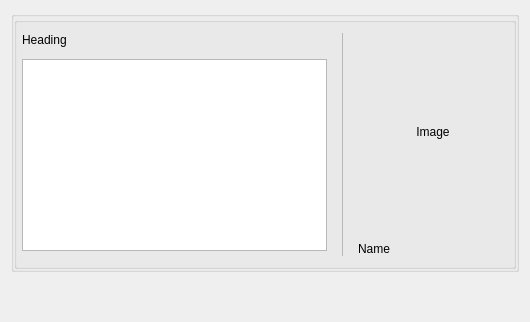
<?xml version="1.0" encoding="UTF-8"?>
<ui version="4.0">
 <class>C_NagToolTipWithImage</class>
 <widget class="QWidget" name="C_NagToolTipWithImage">
  <property name="geometry">
   <rect>
    <x>0</x>
    <y>0</y>
    <width>530</width>
    <height>322</height>
   </rect>
  </property>
  <property name="windowTitle">
   <string>C_NagToolTipWithImage</string>
  </property>
  <layout class="QVBoxLayout" name="verticalLayout">
   <item>
    <layout class="QHBoxLayout" name="horizontalLayout">
     <property name="spacing">
      <number>0</number>
     </property>
     <item>
      <widget class="QGroupBox" name="mpc_GroupBoxInklShadow">
       <property name="styleRole" stdset="0">
        <string>transparent</string>
       </property>
       <property name="title">
        <string/>
       </property>
       <layout class="QVBoxLayout" name="verticalLayout_2">
        <property name="spacing">
         <number>0</number>
        </property>
        <property name="leftMargin">
         <number>0</number>
        </property>
        <property name="topMargin">
         <number>0</number>
        </property>
        <property name="rightMargin">
         <number>0</number>
        </property>
        <property name="bottomMargin">
         <number>0</number>
        </property>
        <item>
         <widget class="QGroupBox" name="mpc_GroupBox">
          <property name="styleRole" stdset="0">
           <string>tooltip</string>
          </property>
          <property name="title">
           <string/>
          </property>
          <layout class="QHBoxLayout" name="horizontalLayout_2" stretch="2,0,1">
           <property name="spacing">
            <number>12</number>
           </property>
           <property name="leftMargin">
            <number>0</number>
           </property>
           <property name="topMargin">
            <number>0</number>
           </property>
           <property name="rightMargin">
            <number>0</number>
           </property>
           <property name="bottomMargin">
            <number>0</number>
           </property>
           <item>
            <layout class="QVBoxLayout" name="verticalLayout_Text" stretch="0,1,0">
             <property name="spacing">
              <number>12</number>
             </property>
             <property name="leftMargin">
              <number>5</number>
             </property>
             <property name="topMargin">
              <number>10</number>
             </property>
             <property name="bottomMargin">
              <number>10</number>
             </property>
             <item>
              <widget class="QLabel" name="mpc_Heading">
     <property name="styleRole" stdset="0">
      <string>heading-tool-tip</string>
     </property>
               <property name="sizePolicy">
                <sizepolicy hsizetype="MinimumExpanding" vsizetype="Preferred">
                 <horstretch>0</horstretch>
                 <verstretch>0</verstretch>
                </sizepolicy>
               </property>
               <property name="text">
                <string>Heading</string>
               </property>
               <property name="alignment">
                <set>Qt::AlignLeading|Qt::AlignLeft|Qt::AlignTop</set>
               </property>
              </widget>
             </item>
             <item>
              <widget class="stw::opensyde_gui_elements::C_OgeTedToolTipContent" name="mpc_Content">
               <property name="sizePolicy">
                <sizepolicy hsizetype="MinimumExpanding" vsizetype="Preferred">
                 <horstretch>0</horstretch>
                 <verstretch>0</verstretch>
                </sizepolicy>
               </property>
              </widget>
             </item>
             <item>
              <spacer name="verticalSpacer_2">
               <property name="orientation">
                <enum>Qt::Vertical</enum>
               </property>
               <property name="sizeHint" stdset="0">
                <size>
                 <width>0</width>
                 <height>5</height>
                </size>
               </property>
              </spacer>
             </item>
            </layout>
           </item>
           <item>
            <layout class="QVBoxLayout" name="verticalLayout_3">
             <property name="spacing">
              <number>0</number>
             </property>
             <property name="leftMargin">
              <number>3</number>
             </property>
             <property name="topMargin">
              <number>10</number>
             </property>
             <property name="rightMargin">
              <number>3</number>
             </property>
             <property name="bottomMargin">
              <number>10</number>
             </property>
             <item>
              <widget class="QFrame" name="mpc_FrameVerticalDivider">
               <property name="styleRole" stdset="0">
                <string>fra-separator</string>
               </property>
               <property name="minimumSize">
                <size>
                 <width>1</width>
                 <height>0</height>
                </size>
               </property>
               <property name="maximumSize">
                <size>
                 <width>1</width>
                 <height>16777215</height>
                </size>
               </property>
               <property name="frameShape">
                <enum>QFrame::StyledPanel</enum>
               </property>
               <property name="frameShadow">
                <enum>QFrame::Raised</enum>
               </property>
               <property name="lineWidth">
                <number>1</number>
               </property>
              </widget>
             </item>
            </layout>
           </item>
           <item>
            <layout class="QVBoxLayout" name="verticalLayout_Image" stretch="1,0">
             <property name="spacing">
              <number>12</number>
             </property>
             <property name="topMargin">
              <number>10</number>
             </property>
             <property name="rightMargin">
              <number>5</number>
             </property>
             <property name="bottomMargin">
              <number>10</number>
             </property>
             <item>
              <widget class="QLabel" name="mpc_LabelImage">
               <property name="text">
                <string>Image</string>
               </property>
               <property name="alignment">
                <set>Qt::AlignCenter</set>
               </property>
              </widget>
             </item>
             <item>
              <widget class="QLabel" name="mpc_LabelCaption">
     <property name="styleRole" stdset="0">
      <string>heading-tool-tip</string>
     </property>
               <property name="text">
                <string>Name</string>
               </property>
               <property name="alignment">
                <set>Qt::AlignLeading|Qt::AlignLeft|Qt::AlignVCenter</set>
               </property>
              </widget>
             </item>
            </layout>
           </item>
          </layout>
         </widget>
        </item>
       </layout>
      </widget>
     </item>
    </layout>
   </item>
   <item>
    <spacer name="verticalSpacer">
     <property name="orientation">
      <enum>Qt::Vertical</enum>
     </property>
     <property name="sizeHint" stdset="0">
      <size>
       <width>0</width>
       <height>5</height>
      </size>
     </property>
    </spacer>
   </item>
  </layout>
 </widget>
 <customwidgets>
  <customwidget>
   <class>stw::opensyde_gui_elements::C_OgeTedToolTipContent</class>
   <extends>QTextEdit</extends>
   <header>C_OgeTedToolTipContent.hpp</header>
  </customwidget>
 </customwidgets>
 <resources/>
 <connections/>
</ui>
